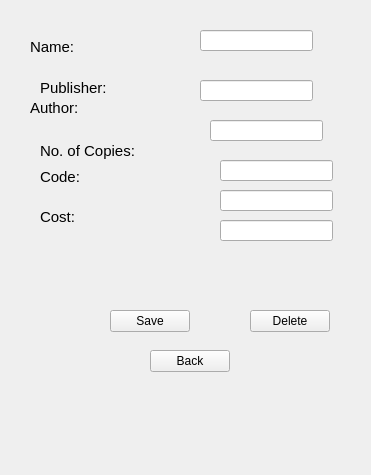
<?xml version="1.0" encoding="UTF-8"?>
<ui version="4.0">
 <class>BookForm</class>
 <widget class="QMainWindow" name="BookForm">
  <property name="geometry">
   <rect>
    <x>0</x>
    <y>0</y>
    <width>371</width>
    <height>475</height>
   </rect>
  </property>
  <property name="cursor">
   <cursorShape>ArrowCursor</cursorShape>
  </property>
  <property name="windowTitle">
   <string>Book Details</string>
  </property>
  <property name="tabShape">
   <enum>QTabWidget::Rounded</enum>
  </property>
  <widget class="QWidget" name="centralwidget">
   <widget class="QLabel" name="nameLbl">
    <property name="geometry">
     <rect>
      <x>30</x>
      <y>40</y>
      <width>47</width>
      <height>14</height>
     </rect>
    </property>
    <property name="font">
     <font>
      <pointsize>11</pointsize>
     </font>
    </property>
    <property name="text">
     <string>Name:</string>
    </property>
   </widget>
   <widget class="QLabel" name="codeLbl">
    <property name="geometry">
     <rect>
      <x>40</x>
      <y>170</y>
      <width>47</width>
      <height>14</height>
     </rect>
    </property>
    <property name="font">
     <font>
      <pointsize>11</pointsize>
     </font>
    </property>
    <property name="text">
     <string>Code:</string>
    </property>
   </widget>
   <widget class="QLabel" name="nocLbl">
    <property name="geometry">
     <rect>
      <x>40</x>
      <y>140</y>
      <width>101</width>
      <height>21</height>
     </rect>
    </property>
    <property name="font">
     <font>
      <pointsize>11</pointsize>
     </font>
    </property>
    <property name="text">
     <string>No. of Copies:</string>
    </property>
   </widget>
   <widget class="QLabel" name="pubLbl">
    <property name="geometry">
     <rect>
      <x>40</x>
      <y>80</y>
      <width>81</width>
      <height>16</height>
     </rect>
    </property>
    <property name="font">
     <font>
      <pointsize>11</pointsize>
     </font>
    </property>
    <property name="text">
     <string>Publisher:</string>
    </property>
   </widget>
   <widget class="QLabel" name="authLbl">
    <property name="geometry">
     <rect>
      <x>30</x>
      <y>100</y>
      <width>51</width>
      <height>16</height>
     </rect>
    </property>
    <property name="font">
     <font>
      <pointsize>11</pointsize>
     </font>
    </property>
    <property name="text">
     <string>Author:</string>
    </property>
   </widget>
   <widget class="QLabel" name="costLbl">
    <property name="geometry">
     <rect>
      <x>40</x>
      <y>210</y>
      <width>47</width>
      <height>14</height>
     </rect>
    </property>
    <property name="font">
     <font>
      <pointsize>11</pointsize>
     </font>
    </property>
    <property name="text">
     <string>Cost:</string>
    </property>
   </widget>
   <widget class="QLineEdit" name="nameText">
    <property name="geometry">
     <rect>
      <x>200</x>
      <y>30</y>
      <width>113</width>
      <height>21</height>
     </rect>
    </property>
   </widget>
   <widget class="QLineEdit" name="pubText">
    <property name="geometry">
     <rect>
      <x>200</x>
      <y>80</y>
      <width>113</width>
      <height>21</height>
     </rect>
    </property>
   </widget>
   <widget class="QLineEdit" name="authText">
    <property name="geometry">
     <rect>
      <x>210</x>
      <y>120</y>
      <width>113</width>
      <height>21</height>
     </rect>
    </property>
   </widget>
   <widget class="QLineEdit" name="nocText">
    <property name="geometry">
     <rect>
      <x>220</x>
      <y>160</y>
      <width>113</width>
      <height>21</height>
     </rect>
    </property>
   </widget>
   <widget class="QLineEdit" name="codeText">
    <property name="geometry">
     <rect>
      <x>220</x>
      <y>190</y>
      <width>113</width>
      <height>21</height>
     </rect>
    </property>
   </widget>
   <widget class="QLineEdit" name="costText">
    <property name="geometry">
     <rect>
      <x>220</x>
      <y>220</y>
      <width>113</width>
      <height>21</height>
     </rect>
    </property>
   </widget>
   <widget class="QPushButton" name="saveBtn">
    <property name="geometry">
     <rect>
      <x>110</x>
      <y>310</y>
      <width>80</width>
      <height>22</height>
     </rect>
    </property>
    <property name="text">
     <string>Save</string>
    </property>
   </widget>
   <widget class="QPushButton" name="delBtn">
    <property name="geometry">
     <rect>
      <x>250</x>
      <y>310</y>
      <width>80</width>
      <height>22</height>
     </rect>
    </property>
    <property name="text">
     <string>Delete</string>
    </property>
   </widget>
   <widget class="QPushButton" name="backBtn">
    <property name="geometry">
     <rect>
      <x>150</x>
      <y>350</y>
      <width>80</width>
      <height>22</height>
     </rect>
    </property>
    <property name="text">
     <string>Back</string>
    </property>
   </widget>
  </widget>
 </widget>
 <resources/>
 <connections/>
</ui>
